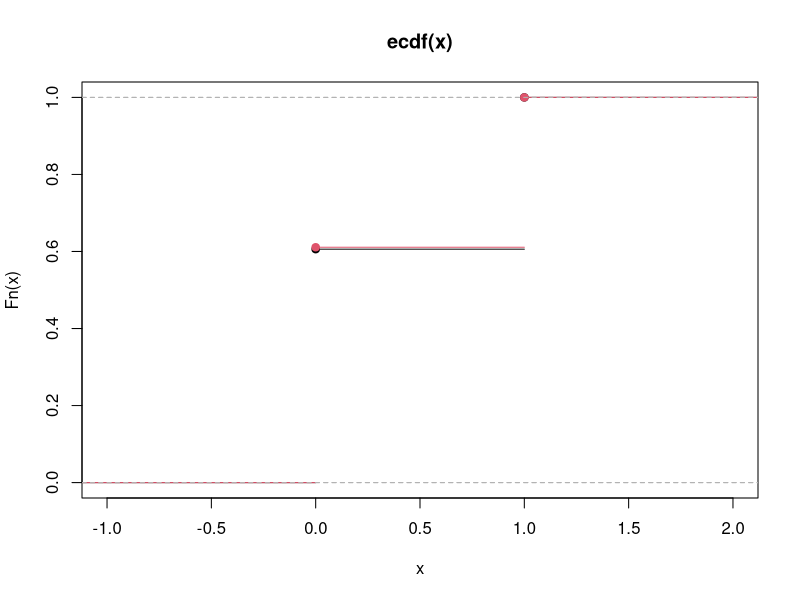
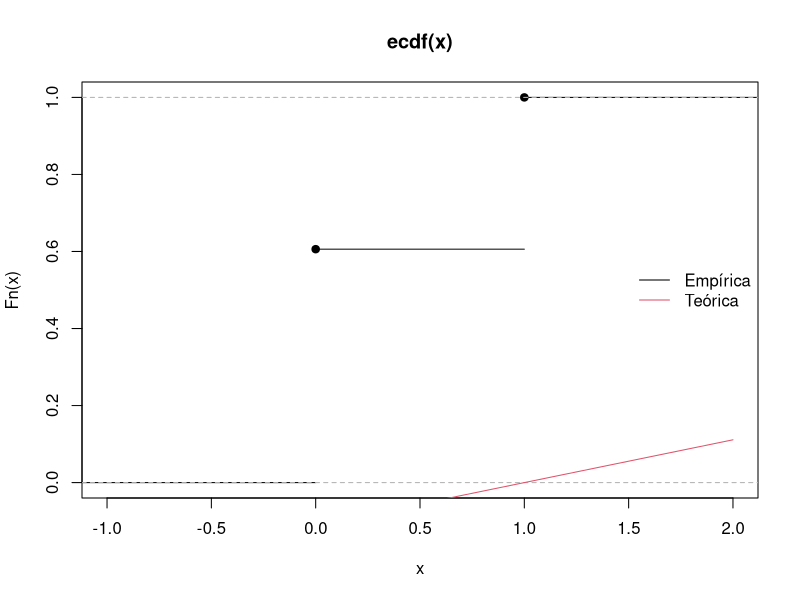
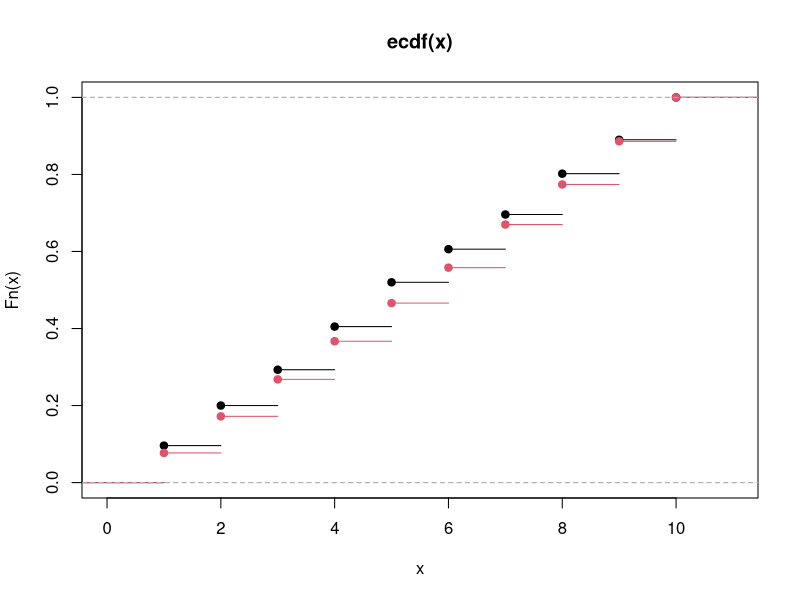

Write R code to recreate these figures, in order. (Note: this script raises an error after producing the figures.)
##======================================================================
## Geração de numeros aleatório não uniformes
## Método da transformação integral de probabilidade

##----------------------------------------------------------------------
## Variáveis discretas

## Bernoulli -----------------------------------------------------------
## Rizzo, ex. 3.4
n <- 1000
p <- 0.4
set.seed(1)
u <- runif(n)
x <- as.integer(u > 0.6)

x2 <- integer(n)
q <- 1 - p
for(i in 1:length(x2)) {
    if(u[i] < q) {
        x2[i] <- 0L
    } else {
        x2[i] <- 1L
    }
}
identical(x, x2)

x3 <- ifelse(u < q, 0L, 1L)
identical(x2, x3)

x4 <- integer(n)
x4[u >= q] <- 1L
identical(x3, x4)

plot(ecdf(x))
plot(ecdf(rbinom(n, size = 1, p = p)), add = TRUE, col = 2)

Fx <- function(x, a, b) (x - a)/(b - a)
plot(ecdf(x))
curve(Fx(x, a = 1, b = 10), add = TRUE, col = 2, from = 0)
legend("right", legend = c("Empírica", "Teórica"),
       lty = 1, col = 1:2, bty = "n")

rbinom(n, size = 1, prob = p)
sample(c(0, 1), size = n, replace = TRUE, prob = c(0.6, 0.4))

## Uniforme discreta ---------------------------------------------------

n <- 1000
set.seed(1)
u <- runif(n)
k <- 10
u[u < 1/k]
u[u >= 1/k & u < 2/k]
## Seria muito trabalhoso

xc <- cut(u, breaks = c(0, seq(1/k, (k-1)/k, 0.1), k/k),
          include.lowest = TRUE)
table(xc)
x <- as.numeric(xc)

plot(ecdf(x))
plot(ecdf(sample(1:10, size = n, replace = TRUE)), add = TRUE, col = 2)


x <- 1:4
px <- c(.2, .15, .25, .4)
cumsum(px)

u <- runif(1)
x <- 1
Fx <- px[x]
while(u > Fx) {
    x <- x + 1
    Fx <- Fx + px[x]
}
c(u, Fx, x)

randd <- function(x, px, x0 = 1) {
    u <- runif(1)
    x <- x0
    Fx <- px[x]
    while(u > Fx) {
        x <- x + 1
        Fx <- Fx + px[x]
    }
    return(x)
}

replicate(10, randd(x = 1:4, px = px))

x <- 1:10
px <- 1:10/10

set.seed(2)
replicate(10, randd(x = 1:10, px = rep(1/10, 10)))

randd(x = 0:1, px = c(.6, .4), x0 = 0)


## Poisson -------------------------------------------------------------

randpois <- function(lambda) {
    lambda <- 5
    u <- runif(1)
    x <- 0
    p0 <- exp(-lambda)
    p <- p0
    Fx <- p
    while(u > Fx) {
        x <- x + 1
        p <- (lambda/x) * p
        Fx <- Fx + p
    }
    return(x)
}

replicate(10, randpois(lambda = 5))
x <- replicate(10000, randpois(lambda = 5))
plot(ecdf(x))
plot(ecdf(rpois(x, lambda = 5)), add = TRUE, col = 2)
curve(ppois(x, lambda = 5), add = TRUE, type = "s", col = 3)


## Geometrica ----------------------------------------------------------

random_geo <- function(p) {
    q <- 1 - p
    pq <- p * q
    x <- 1
    Fx <- p
    u <- runif(1)
    while (u > Fx) {
        x <- x + 1 # Incrementa x.
        Fx <- Fx + pq # Calcula F(x).
        pq <- pq * q # Atualiza.
    }
    return(x)
}
x <- replicate(10000, random_geo(p = 0.5))
plot(ecdf(x))
curve(pgeom(x - 1, p = 0.5), add = TRUE, col = 2)
